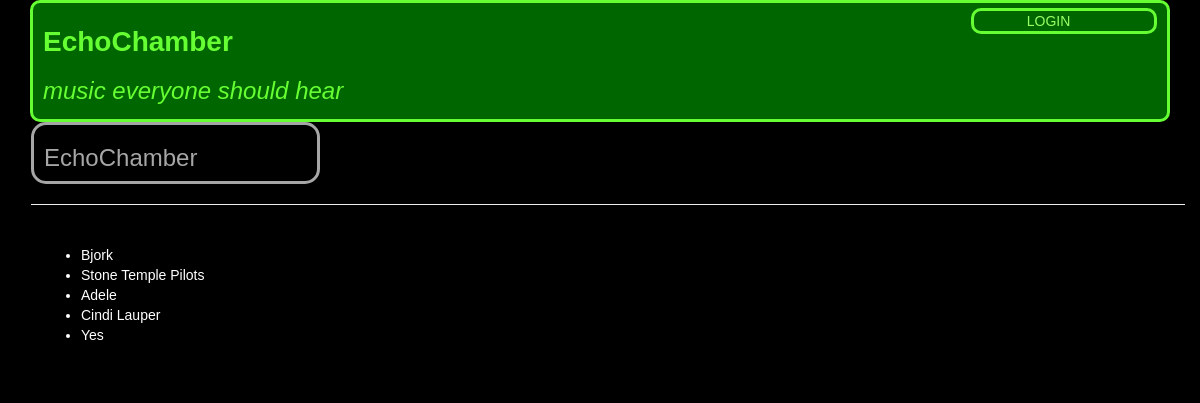
Page /artists/ on the earlier database version.
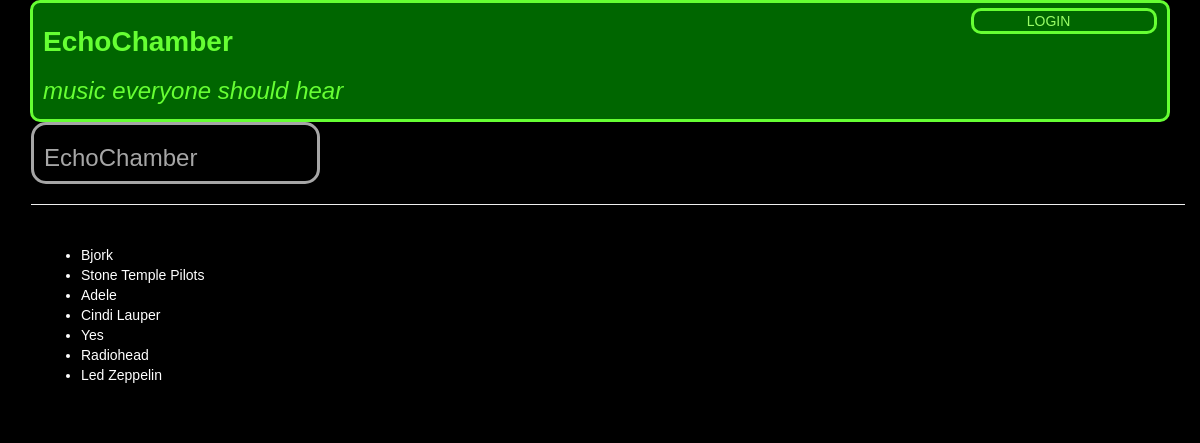
Same page on the later database version.
### database_setup.py (models this page shows, shortened)
class Artist(Base):
	__tablename__ = 'artist'
	name = Column(String, nullable=False)
	id = Column(Integer, primary_key=True)
	bio = Column(String)
	picUrl = Column(String)
	user_id = Column(Integer, ForeignKey("user.id"))
	user = relationship(User)

### muze.py (the view)
@app.route('/artists/')
def showArtists():
	artists = session.query(Artist).all()
	if 'user_id' in login_session:
		return render_template('artistList.html', artists=artists)
	return render_template('publicArtistList.html', artists=artists)

### templates/publicArtistList.html
{% extends 'layout.html' %}
{% block login %}
	<div class="col-md-2" id="logInOut">
		<a href="{{url_for('login')}}">LOGIN</a>
	</div>
{% endblock %}
{% block content %}
<div class="row">
		<div class="col-md-3 muze-bar">
			<h3>EchoChamber</h3>
		</div>
	</div>
	<div class="row title-links">
		<hr>
	</div>
	<div class="row">
		<div class="artist-list col-md-6">
			<ul>
				{% for artist in artists %}
					<li><a href="{{url_for('showAlbums', artist_id=artist.id)}}">{{artist.name}}</a></li>
				{% endfor %}
			</ul>
		</div>
	</div>
{% endblock %}

### templates/layout.html (shortened to what this page needs)
<!DOCTYPE html>
<html lang="en">
	<head>
		<link rel="stylesheet" href="//netdna.bootstrapcdn.com/bootstrap/3.1.1/css/bootstrap.min.css">
		<link rel="stylesheet" href="{{url_for('static', filename='normalize.css')}}">
		<link rel="stylesheet" href="{{url_for('static', filename='styles.css')}}">
	</head>
	<body>
		<div class="container">
			{% block header %}
				<div class="header row">
					<div class="title-bar col-md-6">
						<h1 class="title-text">EchoChamber</h1>
						<h3 class="sub-title-text">music everyone should hear</h1>
					</div>
					<div class="flash col-md-4">
					</div>
					<div class "title-bar-links col-md-2">
						{% block login %}
						{% endblock %}
					</div>
				</div>
			{% endblock %}
			{% block content %}
			{% endblock %}
		</div>
	</body>
</html>

### static/styles.css (style rules this page uses)
body { background-color: #000; font-family: arial, helvetica, sans-serif; color: #fff; }
a { color: #fff; }
.row { margin-left: 1px; }
.header { padding: 5px 10px; margin: 0; background-color: #006600; border: 3px solid #66ff33; border-radius: 10px; color: #66ff33; }
.title-bar { padding: 0; margin: 0; }
#logInOut { border: 3px solid #66ff33; border-radius: 10px; }
#logInOut a { color: #99ff66; margin-left: 25% }
.title-text { background-color: #006600; font-weight: bold; }
.sub-title-text { background-color: #006600; font-style: italic; }
.muze-bar { padding: 0 0 0 10px; background-color: #000; border: 3px solid #a6a6a6; border-radius: 15px; color: #a6a6a6; font-weight: bold; }
.album-list, .song-list, .artist-list { margin: 10px 0; padding: 10px; color: #fff; }

Differences in the rows shown:
added Artist: name "Radiohead"
added Artist: name "Led Zeppelin"
